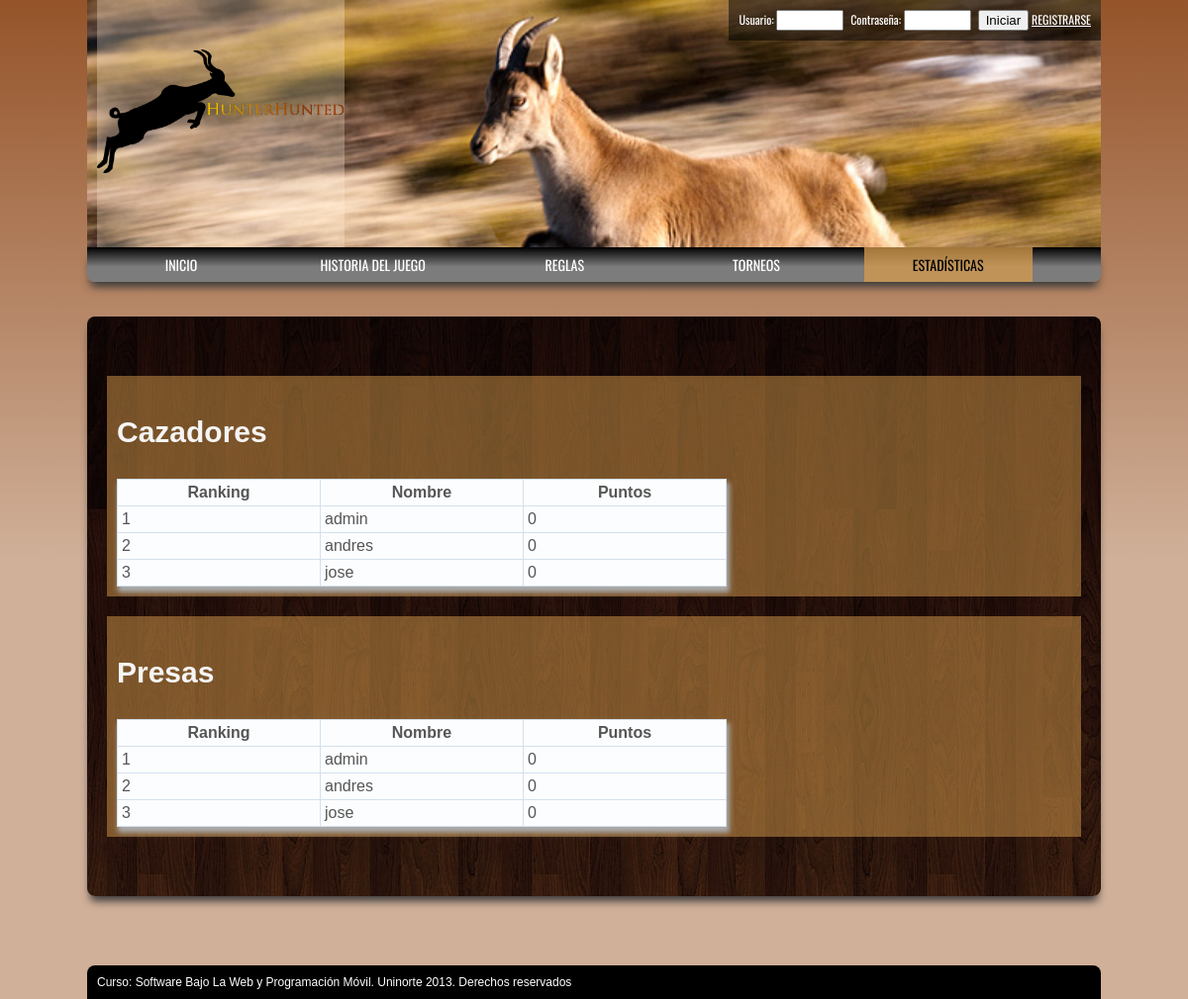
The page /statistics.php on the database its author committed.
### tables this page shows
CREATE TABLE IF NOT EXISTS `score` (
  `id` int(10) unsigned NOT NULL AUTO_INCREMENT,
  `id_user` int(11) unsigned NOT NULL,
  `hunter_score` int(10) unsigned NOT NULL DEFAULT '0',
  `hunted_score` int(10) unsigned NOT NULL DEFAULT '0',
  `punctuation` int(10) NOT NULL DEFAULT '0',
  PRIMARY KEY (`id`),
  UNIQUE KEY `id_user` (`id_user`)
);

CREATE TABLE IF NOT EXISTS `users` (
  `id` int(11) unsigned NOT NULL AUTO_INCREMENT,
  `user_name` varchar(20) NOT NULL,
  `password` varchar(40) NOT NULL,
  `full_name` varchar(40) NOT NULL,
  `status` tinyint(1) NOT NULL COMMENT '0 -> Off; 1 -> On',
  `rol` tinyint(1) NOT NULL COMMENT '0: presa , 1: cazador',
  `email` varchar(45) NOT NULL,
  `city` varchar(20) NOT NULL,
  `country` varchar(20) NOT NULL,
  PRIMARY KEY (`id`),
  UNIQUE KEY `user_name` (`user_name`,`email`),
  UNIQUE KEY `id` (`id`)
);

### statistics.php (the view, shortened to what this page needs)
<?php
require_once("includes/configuration.php");
?>
<!DOCTYPE html PUBLIC "-//W3C//DTD XHTML 1.0 Transitional//EN" "http://www.w3.org/TR/xhtml1/DTD/xhtml1-transitional.dtd">
<html xmlns="http://www.w3.org/1999/xhtml">
<head>
<link href="basic.css" rel="stylesheet" type="text/css" media="all" >
</head>
<body>
    <div id="wrapper">
        <div id="header">
            <h1><a href="index.php">HunterHunted</a></h1>
            <div id="register">
                <ul>
                  <?php  if( isset( $_SESSION['hh-logged'] ) ){ ?>
                    <li><a href="profile.php">Ver mi perfil</a></li>
                    <li><a href="login.php">Cerrar Sesión</a></li>
                  <?php }else{ ?>
                  <li><form method="post" name="login_mini" target="_self" id="login">
                        <p>
                          <label for="user_name">Usuario:</label>
                          <input name="user_name" class="type_text_mini" type="text" />
                        </p>
                        <p>
                          <label for="password">Contraseña:</label>
                          <input name="password" class="type_text_mini" type="password"  maxlength="10"/>
                        </p>
                        <p><input type="submit" name="btn_login" class="btn_login_mini" value="Iniciar" /></p>
                  </form></li>
                    <li><a href="register.php">Registrarse</a></li>
                  <?php } ?>
                </ul>
            </div>
            <div id="nav">
                <ul>
                    <li><a href="index.php">Inicio</a></li>
                    <li><a href="history.php">Historia del juego</a></li>
                    <li><a href="rules.php">Reglas</a></li>
                    <li><a href="tournaments.php">Torneos</a></li>
                    <li class="current"><a class="current" href="#">Estadísticas</a></li>
                </ul>
            </div>
        </div>
        <div id="center" class="separating">
            <div id="hunter">
                <h3>Cazadores</h3>
                <?php
                    $connection = mysql_connect($db_host,$db_user,$db_password);
                    $query = "SELECT id_user, hunter_score FROM score ORDER BY hunter_score DESC LIMIT 10";
                    $result = mysql_query($query,$connection);
                    $num_rows = mysql_num_rows($result);
                    if($num_rows > 0){
                ?>
                <table border="1" cellspacing="0" cellpadding="0" class="table">
                  <tr>
                    <th width="196" valign="top">Ranking</th>
                    <th width="196" valign="top">Nombre</th>
                    <th width="196" valign="top">Puntos</th>
                  </tr>
                <?php
                        $i=0;
                        while( $row = mysql_fetch_array($result) ){
                            $queryid = "SELECT user_name FROM users WHERE id={$row['id_user']}";
                            $resultid = mysql_query($queryid,$connection);
                            $rowid = mysql_fetch_array($resultid);
                            $user_name= $rowid['user_name'];
                            $i++;
                ?>
                  <tr>
                    <td width="196" valign="top"><?php echo $i; ?></td>
                    <td width="196" valign="top"><?php echo $user_name;?></td>
                    <td width="196" valign="top"><?php echo $row['hunter_score']; ?></td>
                  </tr>
                <?php
                        }
                ?>
                </table>
                <?php
                }else{
            ?>
            <p class="warning">No hay Puntuaciones que mostrar en Cazadores</p>
            <?php
                }
            ?>
            </div>
            <div id="hunted">
                <h3>Presas</h3>
                <?php
                    $connection = mysql_connect($db_host,$db_user,$db_password);
                    $query = "SELECT id_user, hunted_score FROM score ORDER BY hunted_score DESC LIMIT 10";
                    $result = mysql_query($query,$connection);
                    $num_rows = mysql_num_rows($result);
                    if($num_rows > 0){
                ?>
                <table border="1" cellspacing="0" cellpadding="0" class="table">
                  <tr>
                    <th width="196" valign="top">Ranking</th>
                    <th width="196" valign="top">Nombre</th>
                    <th width="196" valign="top">Puntos</th>
                  </tr>
                <?php
                        $i=0;
                        while( $row = mysql_fetch_array($result) ){
                            $queryid = "SELECT user_name FROM users WHERE id={$row['id_user']}";
                            $resultid = mysql_query($queryid,$connection);
                            $rowid = mysql_fetch_array($resultid);
                            $user_name= $rowid['user_name'];
                            $i++;
                ?>
                  <tr>
                    <td width="196" valign="top"><?php echo $i; ?></td>
                    <td width="196" valign="top"><?php echo $user_name; ?></td>
                    <td width="196" valign="top"><?php echo $row['hunted_score']; ?></td>
                  </tr>
                <?php
                        }
                ?>
                </table>
                <?php
                }else{
            ?>
            <p class="warning">No hay Puntuaciones que mostrar en Presas</p>
            <?php
                }
            ?>
            </div>
        </div>
        <div id="footer">
            <p>Curso: Software Bajo La Web y Programación Móvil. Uninorte  2013. Derechos reservados</p>
        </div>
    </div>
</body>
</html>

### basic.css (style rules this page uses)
body, div, h1, h2, ul, li, p, a { margin: 0; padding: 0; }
body { background-image: linear-gradient(bottom, #D0B099 44%, #95542A 100%); background-image: -o-linear-gradient(bottom, #D0B099 44%, #95542A 100%); background-image: -moz-linear-gradient(bottom, #D0B099 44%, #95542A 100%); background-image: -webkit-linear-gradient(bottom, #D0B099 44%, #95542A 100%); background-image: -ms-linear-gradient(bottom, #D0B099 44%, #95542A 100%); background-image: -webkit-gradient( linear, left bottom, left top, color-stop(0.44, #D0B099), color-stop(1, #95542A) ); font-family: sans-serif; }
ul { list-style: none; }
table { box-shadow: 2px 5px 5px 1px #aaa; -moz-box-shadow: 2px 5px 5px 1px #aaa; -webkit-box-shadow: 2px 5px 5px 1px #aaa; -ms-filter: "progid:DXImageTransform.Microsoft.Shadow(Strength=4, Direction=135, Color='#aaa')"; filter: progid:DXImageTransform.Microsoft.Shadow(Strength=4, Direction=135, Color='#aaa'); }
table, th, td { border: 1px solid #D4E0EE; border-collapse: collapse; font-family: "Trebuchet MS", Arial, sans-serif; color: #555; }
td, th { padding: 4px; }
tbody th { font-weight: bold; }
tbody tr { background: #FCFDFE; }
#header { background: url(img/hunted.jpg) no-repeat; background-size: cover; font-family: 'Oswald', sans-serif; height: 250px; position: relative; }
#header h1 { background: rgba(255, 238, 214, 0.3); display: inline-block; height: 80%; margin-left: 10px; padding-top: 50px; }
#header h1 a { background: url(img/HunterHunted_Logo.png) no-repeat; background-size: contain; display: block; height: 125px; text-indent: -9999px; width: 250px; }
#register { background: rgba(0,0,0,0.5); color: white; display: inline-block; float: right; font-size: 12px; padding: 10px; }
#register a { color: white; text-transform: uppercase; }
#register ul { display: inline-block; }
#register ul li { display: inherit; }
#register ul li form p { display: inline; }
#register ul li form p input { margin-right: 4px; }
#nav { background-image: linear-gradient(bottom, #7C7C7C 44%, #000000 100%); background-image: -o-linear-gradient(bottom, #7C7C7C 44%, #000000 100%); background-image: -moz-linear-gradient(bottom, #7C7C7C 44%, #000000 100%); background-image: -webkit-linear-gradient(bottom, #7C7C7C 44%, #000000 100%); background-image: -ms-linear-gradient(bottom, #7C7C7C 44%, #000000 100%); background-image: -webkit-gradient( linear, left bottom, left top, color-stop(0.44, #7C7C7C), color-stop(1, #000000) ); height: 35px; width: 100%; }
#nav, #nav ul { border-bottom-left-radius: 8px; border-bottom-right-radius: 8px; }
#nav ul li { display: inline-block; margin: 0 10px; width: 170px; }
#nav ul li a { color: white; display: block; font-size: 14px; text-align: center; text-decoration: none; padding: 7px 9px; text-transform: uppercase; }
#nav ul li a:hover, .current { background: rgba(215, 155, 77, 0.5); color: black !important; }
#center { background: url(img/background_center.jpg); color: whitesmoke; border-radius: 8px; margin: 70px 0; padding: 60px 20px; }
#center h3 { font-size: 30px; }
#center div { background: rgba(215, 155, 77, 0.5); padding: 10px; }
#center div+div { margin-top: 20px; }
#footer { background: black; border-top-left-radius: 8px; border-top-right-radius: 8px; color: white; font-size: 12px; padding: 10px; }
.separating, #nav { box-shadow: 0px 8px 8px -3px #3A3A3A; -moz-box-shadow: 0px 8px 8px -3px #3A3A3A; -webkit-box-shadow: 0px 8px 8px -3px #3A3A3A; -ms-filter: "progid:DXImageTransform.Microsoft.Shadow(Strength=4, Direction=135, Color='#3A3A3A')"; filter: progid:DXImageTransform.Microsoft.Shadow(Strength=4, Direction=135, Color='#3A3A3A'); }
.type_text_mini { width: 60px; }
.btn_login_mini { margin-right: auto !important; }
@media screen and (min-width:1025px) { #wrapper, wrapperL { margin: 0 auto; width: 1024px; } }

### rows shown on the page
score: id_user.user_name "admin", hunter_score "0", hunted_score "0"
score: id_user.user_name "andres", hunter_score "0", hunted_score "0"
score: id_user.user_name "jose", hunter_score "0", hunted_score "0"
